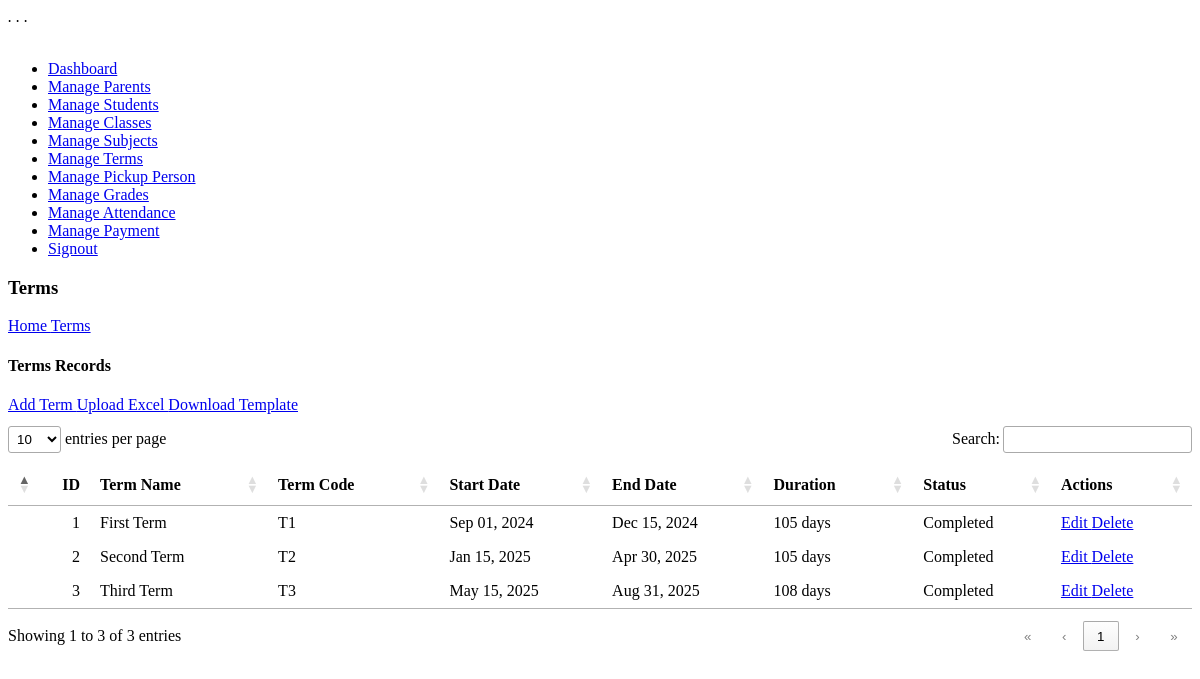
/manage_terms.php (signed in), run on the app's committed database.
### tables this page shows
CREATE TABLE IF NOT EXISTS `terms` (
  `id` int(11) NOT NULL AUTO_INCREMENT,
  `term_name` varchar(50) NOT NULL,
  `term_code` varchar(20) UNIQUE NOT NULL,
  `start_date` date NOT NULL,
  `end_date` date NOT NULL,
  `is_active` tinyint(1) DEFAULT '1',
  `created_at` timestamp NOT NULL DEFAULT CURRENT_TIMESTAMP,
  `updated_at` timestamp NOT NULL DEFAULT CURRENT_TIMESTAMP ON UPDATE CURRENT_TIMESTAMP,
  PRIMARY KEY (`id`)
);

### manage_terms.php (the view, shortened to what this page needs)
<?php
include "db.php";
$query = "SELECT * FROM terms ORDER BY start_date DESC";
$stmt = $conn->prepare($query);
$stmt->execute();
$result = $stmt->get_result();
$terms = [];
while ($row = $result->fetch_assoc()) {
    $terms[] = $row;
}
?>
<?php include "header.php" ?>
<div id="main-wrapper">
    <?php include "sidebar.php"; ?>
    <div class="content-body">
        <div class="container">
            <div class="page-title">
               <div class="row align-items-center justify-content-between">
                  <div class="col-xl-4">
                     <div class="page-title-content">
                        <h3>Terms</h3>
                     </div>
                  </div>
                  <div class="col-auto">
                     <div class="breadcrumbs"><a href="#">Home </a><span><i class="ri-arrow-right-s-line"></i></span><a href="#">Terms</a></div>
                  </div>
               </div>
            </div>
            <div class="row">
               <div class="col-xl-12">
                    <div class="card">
                        <div class="card-header">
                            <h4 class="card-title">Terms Records</h4>
                            <div class="card-header flex-row">
                                <a class="btn btn-primary" href="add_terms.php">
                                    <span><i class="bi bi-plus"></i></span>Add Term
                                </a>
                                <a class="btn btn-success ms-2" href="upload_terms.php">
                                    <span><i class="ri-upload-line"></i></span>Upload Excel
                                </a>
                                <a class="btn btn-info ms-2" href="templates/terms_template.csv" download>
                                    <span><i class="ri-download-line"></i></span>Download Template
                                </a>
                            </div>
                        </div>
                        <div class="card-body">
                            <div class="Students-content">
                                <div class="table-responsive">
                                    <table class="table" id="mainTable">
                                        <thead>
                                            <tr>
                                                <th>ID</th>
                                                <th>Term Name</th>
                                                <th>Term Code</th>
                                                <th>Start Date</th>
                                                <th>End Date</th>
                                                <th>Duration</th>
                                                <th>Status</th>
                                                <th>Actions</th>
                                            </tr>
                                        </thead>
                                        <tbody>
                                            <?php foreach ($terms as $term): ?>
                                            <tr>
                                                <td><?php echo htmlspecialchars($term['id']); ?></td>
                                                <td><?php echo htmlspecialchars($term['term_name']); ?></td>
                                                <td><?php echo htmlspecialchars($term['term_code']); ?></td>
                                                <td><?php echo date('M d, Y', strtotime($term['start_date'])); ?></td>
                                                <td><?php echo date('M d, Y', strtotime($term['end_date'])); ?></td>
                                                <td>
                                                    <?php
                                                    $start = new DateTime($term['start_date']);
                                                    $end = new DateTime($term['end_date']);
                                                    $duration = $start->diff($end);
                                                    echo $duration->days . ' days';
                                                    ?>
                                                </td>
                                                <td>
                                                    <?php
                                                    $today = new DateTime();
                                                    $start_date = new DateTime($term['start_date']);
                                                    $end_date = new DateTime($term['end_date']);
                                                    if ($today >= $start_date && $today <= $end_date) {
                                                        echo '<span class="badge bg-success">Current</span>';
                                                    } elseif ($today < $start_date) {
                                                        echo '<span class="badge bg-warning">Upcoming</span>';
                                                    } else {
                                                        echo '<span class="badge bg-secondary">Completed</span>';
                                                    }
                                                    ?>
                                                </td>
                                                <td>
                                                    <div class="d-flex">
                                                        <a href="edit_terms.php?id=<?php echo $term['id']; ?>" class="btn btn-sm btn-primary me-2">
                                                            <i class="fas fa-edit"></i> Edit
                                                        </a>
                                                        <a href="delete_terms.php?id=<?php echo $term['id']; ?>" class="btn btn-sm btn-danger"
                                                           onclick="return confirm('Are you sure you want to delete this term?')">
                                                            <i class="fas fa-trash"></i> Delete
                                                        </a>
                                                    </div>
                                                </td>
                                            </tr>
                                            <?php endforeach; ?>
                                        </tbody>
                                    </table>
                                </div>
                            </div>
                        </div>
                    </div>
                </div>
            </div>
        </div>
    </div>
</div>
<?php include "footer.php" ?>

### data on the page
terms: id "3", term_name "Third Term", term_code "T3", start_date "May 15, 2025", end_date "Aug 31, 2025", start_date+end_date "108", shows "Completed"
terms: id "2", term_name "Second Term", term_code "T2", start_date "Jan 15, 2025", end_date "Apr 30, 2025", start_date+end_date "105", shows "Completed"
terms: id "1", term_name "First Term", term_code "T1", start_date "Sep 01, 2024", end_date "Dec 15, 2024", start_date+end_date "105", shows "Completed"
